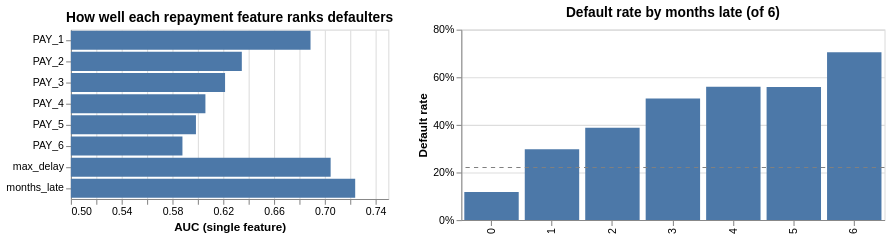

Notebook code for this chart:
### Markdown cell above
**Step 3: chart the results**

Left: the AUC of each feature (the axis starts at 0.5, the no-signal line). Right: default rate for each value of `months_late`, with the overall 22% rate as a dashed line.

### Code cell
auc_chart = (
    alt.Chart(auc)
    .mark_bar(clip=True)  # axis starts at 0.5, so clip bars at the edge
    .encode(
        y=alt.Y("feature:N", title=None, sort=auc["feature"].tolist()),
        x=alt.X("auc:Q", title="AUC (single feature)", scale=alt.Scale(domain=[0.5, 0.75])),
        tooltip=[alt.Tooltip("feature:N"), alt.Tooltip("auc:Q", format=".3f")],
    )
    .properties(title="How well each repayment feature ranks defaulters", width=300)
)

auc_chart | rate_chart(pay_summary["months_late"], "Default rate by months late (of 6)")

### Figure 1 — Vega specification as saved in the notebook (floating-point values rounded to 4 significant figures)
{"$schema": "https://vega.github.io/schema/vega/v6.json", "data": [{"name": "empty", "values": [{}]}, {"name": "source_0"}, {"name": "data_0", "values": [{"auc": 0.6888, "auc_end": 0.6888, "auc_start": 0.0, "feature": "PAY_1"}, {"auc": 0.6346, "auc_end": 0.6346, "auc_start": 0.0, "feature": "PAY_2"}, {"auc": 0.6214, "auc_end": 0.6214, "auc_start": 0.0, "feature": "PAY_3"}, {"auc": 0.606, "auc_end": 0.606, "auc_start": 0.0, "feature": "PAY_4"}, {"auc": 0.5985, "auc_end": 0.5985, "auc_start": 0.0, "feature": "PAY_5"}, {"auc": 0.5879, "auc_end": 0.5879, "auc_start": 0.0, "feature": "PAY_6"}, {"auc": 0.7046, "auc_end": 0.7046, "auc_start": 0.0, "feature": "max_delay"}, {"auc": 0.7239, "auc_end": 0.7239, "auc_start": 0.0, "feature": "months_late"}]}, {"name": "source_1"}, {"name": "data_1", "values": [{"default_rate": 0.1181, "default_rate_end": 0.1181, "default_rate_start": 0.0, "group": "0", "n": 15937}, {"default_rate": 0.2976, "default_rate_end": 0.2976, "default_rate_start": 0.0, "group": "1", "n": 3569}, {"default_rate": 0.3878, "default_rate_end": 0.3878, "default_rate_start": 0.0, "group": "2", "n": 1519}, {"default_rate": 0.511, "default_rate_end": 0.511, "default_rate_start": 0.0, "group": "3", "n": 912}, {"default_rate": 0.5602, "default_rate_end": 0.5602, "default_rate_start": 0.0, "group": "4", "n": 748}, {"default_rate": 0.5587, "default_rate_end": 0.5587, "default_rate_start": 0.0, "group": "5", "n": 247}, {"default_rate": 0.7051, "default_rate_end": 0.7051, "default_rate_start": 0.0, "group": "6", "n": 1068}]}, {"name": "source_0_concat_0_y_domain_feature", "values": [{"feature": "PAY_1", "sort_field": 0.0}, {"feature": "PAY_2", "sort_field": 1.0}, {"feature": "PAY_3", "sort_field": 2.0}, {"feature": "PAY_4", "sort_field": 3.0}, {"feature": "PAY_5", "sort_field": 4.0}, {"feature": "PAY_6", "sort_field": 5.0}, {"feature": "max_delay", "sort_field": 6.0}, {"feature": "months_late", "sort_field": 7.0}]}, {"name": "source_1_concat_1_x_domain_group", "values": [{"group": "0", "sort_field": 0.0}, {"group": "1", "sort_field": 1.0}, {"group": "2", "sort_field": 2.0}, {"group": "3", "sort_field": 3.0}, {"group": "4", "sort_field": 4.0}, {"group": "5", "sort_field": 5.0}, {"group": "6", "sort_field": 6.0}]}], "signals": [{"name": "concat_0_width", "value": 300}, {"name": "concat_0_y_step", "value": 20}, {"name": "concat_0_height", "update": "bandspace(domain('concat_0_y').length, 0.1, 0.05) * concat_0_y_step"}, {"name": "concat_1_width", "value": 400}, {"name": "concat_1_height", "value": 180}], "marks": [{"type": "group", "name": "concat_0_group", "encode": {"update": {"width": {"signal": "concat_0_width"}, "height": {"signal": "concat_0_height"}}}, "marks": [{"type": "rect", "name": "concat_0_marks", "from": {"data": "data_0"}, "encode": {"update": {"tooltip": {"signal": "{\"feature\": isValid(datum[\"feature\"]) ? isArray(datum[\"feature\"]) ? join(datum[\"feature\"], '\\n') : datum[\"feature\"] : \"\"+datum[\"feature\"], \"auc\": format(datum[\"auc\"], \".3f\")}"}, "fill": {"value": "#4c78a8"}, "x2": {"field": "auc_start", "scale": "concat_0_x"}, "x": {"field": "auc_end", "scale": "concat_0_x"}, "height": {"signal": "max(0.25, bandwidth('concat_0_y'))"}, "y": {"field": "feature", "scale": "concat_0_y"}}}, "clip": true, "style": ["bar"]}], "axes": [{"scale": "concat_0_x", "gridScale": "concat_0_y", "orient": "bottom", "aria": false, "zindex": 0, "minExtent": 0, "maxExtent": 0, "tickCount": {"signal": "ceil(concat_0_width/40)"}, "ticks": false, "domain": false, "grid": true, "labels": false}, {"scale": "concat_0_x", "labelFlush": true, "labelOverlap": true, "orient": "bottom", "tickCount": {"signal": "ceil(concat_0_width/40)"}, "zindex": 0, "title": "AUC (single feature)", "grid": false}, {"scale": "concat_0_y", "grid": false, "orient": "left", "zindex": 0}], "title": {"text": "How well each repayment feature ranks defaulters", "frame": "group"}, "style": "cell"}, {"type": "group", "name": "concat_1_group", "encode": {"update": {"height": {"signal": "concat_1_height"}, "width": {"signal": "concat_1_width"}}}, "marks": [{"type": "rect", "name": "concat_1_layer_0_marks", "from": {"data": "data_1"}, "encode": {"update": {"width": {"signal": "max(0.25, bandwidth('concat_1_x'))"}, "y": {"field": "default_rate_end", "scale": "concat_1_y"}, "x": {"field": "group", "scale": "concat_1_x"}, "tooltip": {"signal": "{\"Group\": isValid(datum[\"group\"]) ? isArray(datum[\"group\"]) ? join(datum[\"group\"], '\\n') : datum[\"group\"] : \"\"+datum[\"group\"], \"Default rate\": format(datum[\"default_rate\"], \".1%\"), \"Clients\": format(datum[\"n\"], \",\")}"}, "y2": {"field": "default_rate_start", "scale": "concat_1_y"}, "fill": {"value": "#4c78a8"}}}, "style": ["bar"]}, {"type": "rule", "name": "concat_1_layer_1_marks", "from": {"data": "empty"}, "encode": {"update": {"x": {"field": {"signal": null, "datum": null, "group": "width", "parent": null}}, "x2": {"value": 0}, "stroke": {"value": "gray"}, "y": {"value": 0.2212, "scale": "concat_1_y"}, "strokeDash": {"value": [4, 4]}}}, "style": ["rule"]}], "axes": [{"scale": "concat_1_y", "aria": false, "zindex": 0, "minExtent": 0, "grid": true, "maxExtent": 0, "domain": false, "gridScale": "concat_1_x", "labels": false, "ticks": false, "orient": "left", "tickCount": {"signal": "ceil(concat_1_height/40)"}}, {"scale": "concat_1_x", "labelAngle": 270, "grid": false, "labelBaseline": "middle", "zindex": 0, "labelAlign": "right", "orient": "bottom"}, {"scale": "concat_1_y", "format": "%", "orient": "left", "tickCount": {"signal": "ceil(concat_1_height/40)"}, "zindex": 0, "labelOverlap": true, "grid": false, "title": "Default rate"}], "title": {"text": "Default rate by months late (of 6)", "frame": "group"}, "style": "cell"}], "scales": [{"name": "concat_0_x", "type": "linear", "domain": [0.5, 0.75], "range": [0, {"signal": "concat_0_width"}], "zero": false}, {"name": "concat_0_y", "type": "band", "domain": {"data": "source_0_concat_0_y_domain_feature", "field": "feature", "sort": {"op": "max", "field": "sort_field"}}, "range": {"step": {"signal": "concat_0_y_step"}}, "paddingInner": 0.1, "paddingOuter": 0.05}, {"name": "concat_1_x", "type": "band", "domain": {"data": "source_1_concat_1_x_domain_group", "field": "group", "sort": {"op": "max", "field": "sort_field"}}, "range": [0, {"signal": "concat_1_width"}], "paddingOuter": 0.05, "paddingInner": 0.1}, {"name": "concat_1_y", "type": "linear", "domain": {"fields": [{"data": "data_1", "field": "default_rate_start"}, {"data": "data_1", "field": "default_rate_end"}, [0.2212]]}, "range": [{"signal": "concat_1_height"}, 0], "zero": true, "nice": true}], "layout": {"padding": 20, "bounds": "full", "align": "each"}, "background": "white", "padding": 5}
